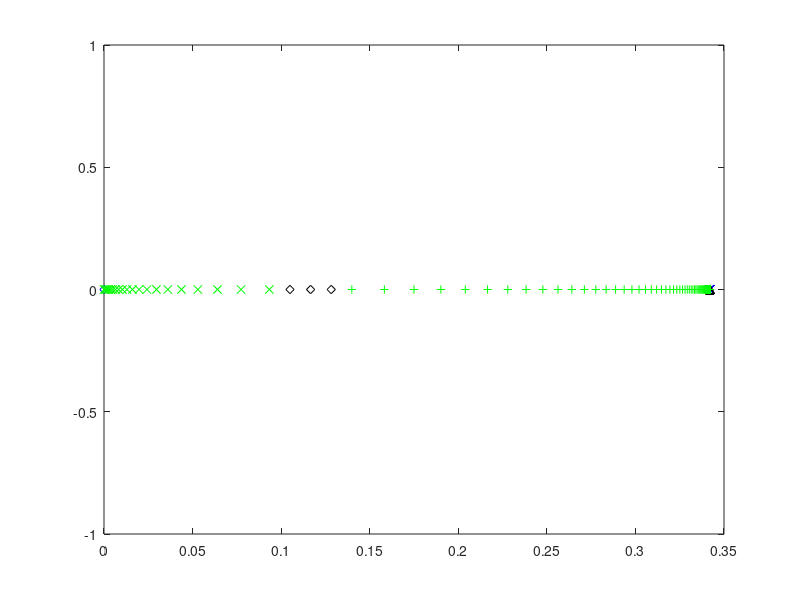
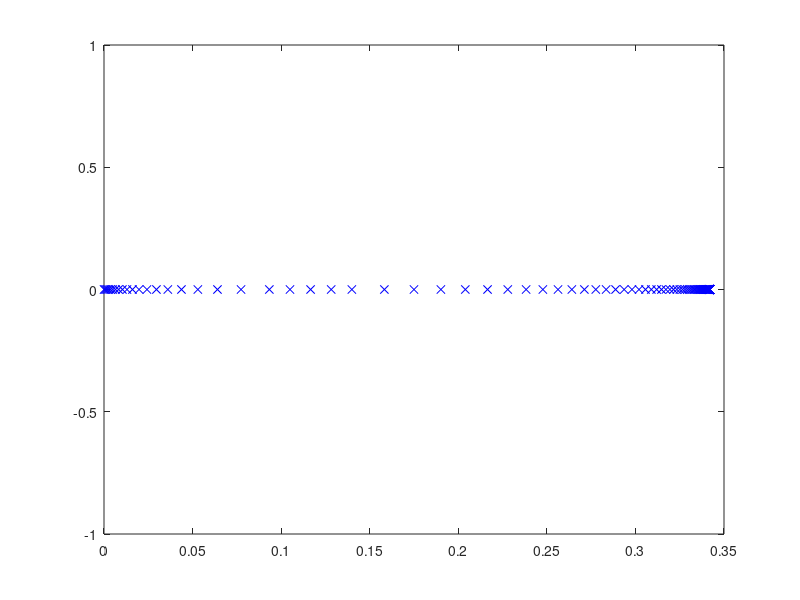

Source code (MATLAB) for these figures, in order: (Note: this script raises an error after producing the figures.)
close all
clear
clc
 
% Dimensional fluid constants (tin as leaves cartridge) for NS
g_dim = 9.8; %m/s^2
save('g_dim.mat','g_dim') 
rho_dim = 1000; %kg/m^3
save('rho_dim.mat','rho_dim') 
nu_dim = 1E-6; %m^2/s
save('nu_dim.mat','nu_dim') 
sigma_1e_dim = 72.86E-3;%Kg/s^2 (i.e. N/m)
save('sigma_1e_dim.mat','sigma_1e_dim')
R = .5E-6; %droplet radius

%equilibrium contact angle
theta_c_eq = 60*pi/180;
save('theta_c_eq.mat','theta_c_eq')

% width of the interfacial phase in metres (recommended 
%value is 1E-9)
width_dim = 1E-9; 
save('width_dim.mat','width_dim')

%Data for initial configuration of the simulation 
theta_c_ini = 160*pi/180; %radians 
save('theta_c_ini.mat','theta_c_ini')

%factor by which we devide the minimum lengthof the mesh that was
%recommended by James
factor = 2^10;

%spine feet parameters
%this part here sets the number and spacing of the spines closer to the
%contact line. In this region, each odd-numbered spine has one more 
%element to its right than to its left
spine_factor_r =  1.07;%1.15;%;%needs to be slightly bigger than 1     1.05;%
save('spine_factor_r.mat','spine_factor_r')
n_spines_r = 15;% 5;% must be an odd number          5;%
save('n_spines_r.mat','n_spines_r')

spine_factor_mr = 1.07;%                   2;%   
save('spine_factor_mr.mat','spine_factor_mr')
n_spines_mr = 21;% 5;% must be an odd number        
save('n_spines_mr.mat','n_spines_mr')

%This part defines the number of spines and their separation for the
%following section of the domain. Spines can be more separated here as we 
%do not need such a high resultion furhter away from the contact line
spine_factor_m = 1.1;%                   2;%   
save('spine_factor_m.mat','spine_factor_m')
n_spines_m = 105;% 5;% must be an odd number        
save('n_spines_m.mat','n_spines_m') 

%The following part sets the number and spacing of the spines near the
%inflow boundary. An intermediate section between this one and the last one
%constructed is then created using uniform spacing
l_min_l = 5E-4 ;% 1E-2;%               .01;%
spine_factor_l = 1.2;% 1.11;% this needs to be slightly bigger than 1, James' value = 1.07
save('spine_factor_l.mat','spine_factor_l')
n_spines_l = 21;% 5;% must be an odd number        5;% 
save('n_spines_l.mat','n_spines_l')

%number of singular elements at the contact line
n_el_sing = 3;
save('n_el_sing.mat','n_el_sing')

%% IFM coefficients for the free-surface
%Beta for liquid-gas interface (this
%could have a coefficient in front, but we take it to be one)
beta_g_dim = rho_dim*nu_dim/width_dim;
save('beta_g_dim.mat','beta_g_dim')
%Alpha coefficient for liquid-gas interface (this could also
%have a coefficient in front but we also take it to be one, 
%making it the inverse of the beta_g constant)
alpha_g_dim = width_dim/(rho_dim*nu_dim); 
save('alpha_g_dim.mat','alpha_g_dim')
%Surface density at which surface tension is zero 
%(this is taken as the volume density times the width of the 
%surface phase)
rhos_0_dim = rho_dim*width_dim; 
save('rhos_0_dim.mat','rhos_0_dim')
%Equilibrium surface density of liquid-gas 
%interface
rhos1_e_dim = 0.6*rhos_0_dim; 
save('rhos1_e_dim.mat','rhos1_e_dim')
%Proportionality constant for the state equation for surface 
%tension as a function of density on the liquid-gas 
%interface
gamma_g_dim = sigma_1e_dim/(rhos_0_dim-rhos1_e_dim);
save('gamma_g_dim.mat','gamma_g_dim')
%relaxation time of surface 1 in seconds
tau_g_dim = 0*rho_dim*nu_dim*7E-6;
save('tau_g_dim.mat','tau_g_dim')

%solid-gas surface tension
sigma_gs = 0;

%IFM coefficients for the liquid-solid interface
%constant in front of the state equation for the liquid-solid
%surface
gamma_s_dim = gamma_g_dim;
save('gamma_s_dim.mat','gamma_s_dim')
%Equilibrium surface tension for the liqud-solid interface
%(this is a function of other paremeter that we have already
%chosen)
sigma_2e_dim = -sigma_1e_dim*cos(theta_c_eq)+sigma_gs;
save('sigma_2e_dim.mat','sigma_2e_dim')
%equilibrium surface density for liquid-solid surface
%(chosen so as to have a 30 degree static contact angle)
rhos2_e_dim = rhos_0_dim - sigma_2e_dim/gamma_s_dim; 
save('rhos2_e_dim.mat','rhos2_e_dim')
%Beta navier slip
beta_ns_dim = rho_dim*nu_dim/width_dim;   
save('beta_ns_dim.mat','beta_ns_dim')
%alpha coefficient for the solid-liquid interface
alpha_s_dim = alpha_g_dim; 
save('alpha_s_dim.mat','alpha_s_dim')
%relaxation time for the liquid-solid interface
tau_s_dim = rho_dim*nu_dim*7E-6;
save('tau_s_dim.mat','tau_s_dim')

%Unit height 
L_dim = R
save('L_dim.mat','L_dim') 

%Unit speed
U_dim = sigma_1e_dim/(rho_dim*nu_dim) %i.e. Ca = 1
% U_dim = .01 %m/s
save('U_dim.mat','U_dim')

%Unit time (capillary time based on unit length)
T_dim = L_dim/U_dim 
save('T_dim.mat','T_dim')

%Unit of pressure 
P_dim = rho_dim*nu_dim*U_dim/L_dim;
save('P_dim.mat','P_dim')

%Dimensionless numbers for the bulk equations
Re =  U_dim*L_dim/nu_dim %Reynolds number
save('Re.mat','Re')
St = 0 %g_dim*L_dim^2/(nu_dim*U_dim); %Stokes number
save('St.mat','St')
Ca = rho_dim*nu_dim*U_dim/sigma_1e_dim %Capillary number
save('Ca.mat','Ca')

%Dimensionless numbers for the liquid-gas IFM
%dimensionless beta coefficient for the gas interface
Bg = beta_g_dim*U_dim*L_dim/sigma_1e_dim
save('Bg.mat','Bg')
%dimensionless alpha coefficient for the gas interface
Eg = alpha_g_dim*sigma_1e_dim/(U_dim*L_dim)
save('Eg.mat','Eg')
%Dimensionless constant for the state equation on
%the liquid-gas interface
Cg = gamma_g_dim*rhos_0_dim/sigma_1e_dim
save('Cg.mat','Cg')
%dimensionless equilibrium density
Dg = rhos1_e_dim/rhos_0_dim
save('Dg.mat','Dg')
%Dimensionless relaxation time
Tg = tau_g_dim*U_dim/L_dim
save('Tg.mat','Tg')
%ratio of interface width to typical length
Lg = (Tg~=0)*width_dim/L_dim
save('Lg.mat','Lg')

%Dimensionless numbers for liquid-gas IFM
%dimensionless beta coefficient for the gas interface
Be = beta_ns_dim*L_dim/(rho_dim*nu_dim)
save('Be.mat','Be')
%dimensionless alpha coefficient for the solid-liquid 
%interface
Es = alpha_s_dim*sigma_1e_dim/(U_dim*L_dim)
save('Es.mat','Es')
%dimensionless coefficient of the state equation for the
%liquid-solid interface
Cs = gamma_s_dim*rhos_0_dim/sigma_1e_dim
save('Cs.mat','Cs')
%dimensionless equilibrium density
Ds = rhos2_e_dim/rhos_0_dim
save('Ds.mat','Ds')
%Dimensionless relaxation time for solid-liquid interface
Ts = tau_s_dim*U_dim/L_dim
save('Ts.mat','Ts')
%ratio of interface width to typical length
Ls = (Ts~=0)*width_dim/L_dim;
save('Ls.mat','Ls')

%Contact line dimensionless numbers
So = sigma_gs/sigma_1e_dim
save('So.mat','So')

%z-traslation for the centre of the sphere
trans_z = cos(pi-theta_c_ini);

%distance from origin to apex
h_0 = 1+trans_z;

%initial distance from origin to focus
f = sin(pi-theta_c_ini); %based on the shape of a parabola

%Required mesh resolution
l_min = min([5/(100*Bg) 1/Be  Ts*Ca/10])/(factor );% .05;% following J&Y IJFNMF 2012 

tol_spine_ang = 1E-12; %this is just a numerical parameter to define 
%convergence of the spine lentgh's initial guess

%% Creating spine feet

spine_feet = zeros(1,n_spines_r+n_spines_m-1);
spine_feet(1) = f;
spine_feet(2) = f-l_min;
spine_feet(3) = f-l_min*(1+spine_factor_r);
for ii = 4:n_spines_r
    spine_feet(ii) = spine_feet(ii-1) ...
                     - spine_factor_r*(spine_feet(ii-2) ...
                                       - spine_feet(ii-1));
end
figure
plot(spine_feet(1:n_spines_r),zeros(1,n_spines_r),'xb')
hold on
for ii = n_spines_r+1:n_spines_r+n_spines_mr-1
    spine_feet(ii) = spine_feet(ii-1) ...
                     - spine_factor_mr*(spine_feet(ii-2) ...
                                       - spine_feet(ii-1));
end
plot(spine_feet(n_spines_r+1:n_spines_r+n_spines_mr-1),zeros(1,n_spines_mr-1),'^k')
for ii = n_spines_r+n_spines_mr:n_spines_r+n_spines_mr+n_spines_m-2
    spine_feet(ii) = spine_feet(ii-1) ...
                     - spine_factor_m*(spine_feet(ii-2) ...
                                       - spine_feet(ii-1));
end
plot(spine_feet(n_spines_r+n_spines_mr:n_spines_r+n_spines_mr+n_spines_m-2),zeros(1,n_spines_m-1),'+g')
plot(0,0,'db')
%pause
%constructing the spine feet on the left end
spines_feet_left_end = zeros(1,n_spines_l);
spines_feet_left_end(end) = 0;
spines_feet_left_end(end-1) = 0 + l_min_l;
for ii = 2:n_spines_l-1
    spines_feet_left_end(end-ii) = spines_feet_left_end(end-ii+1) ...
                                   + spine_factor_l ...
                                     *(spines_feet_left_end(end-ii+1) ...
                                       - spines_feet_left_end(end-ii+2));
end
plot(spines_feet_left_end,zeros(1,n_spines_l),'xg')
% pause
left_width = spines_feet_left_end(1)-spines_feet_left_end(2);
right_width = spine_feet(end-1)-spine_feet(end);
av_width = (left_width+right_width)/2;
n_inter = ceil((spine_feet(end)-spines_feet_left_end(1))/av_width);
if mod(n_inter,2) ~= 0
    n_inter = n_inter+1;
end
width = (spine_feet(end)-spines_feet_left_end(1))/n_inter;
spine_feet = [spine_feet,zeros(1,n_inter-1)];
for ii = 0:n_inter-2
    spine_feet(end-ii) = spines_feet_left_end(1)+(ii+1)*width;
end
plot(spine_feet(end-n_inter+2:end),zeros(1,n_inter-1),'dk')
%pause
%Joining everything
spine_feet = [spine_feet,spines_feet_left_end];
n_spines = length(spine_feet);
save('n_spines.mat','n_spines')
close all
figure
plot(spine_feet,zeros(size(spine_feet)),'xb');

save('spine_feet.mat','spine_feet')
spine_feet_locator = spine_feet/f;
save('spine_feet_locator.mat','spine_feet_locator')

%Chi value for each spine
%This is the coordinate of the bipolar system that corresponds to the
%circle that passes through each spine feet
chi_spines = zeros(1,n_spines);
chi_spines(1) = Inf;
chi_spines(end) = 0;
for ii = 2:n_spines-1
    fun = @(chi) foot_of_chi(chi,f)-spine_feet(ii);
    chi_spines(ii) = fzero(fun,5);
end

%The radius of each spine (from the third spine on) is determined by its
%chi coordinate
R_spines = zeros(1,n_spines);
%we force the second spine to have its centre at the contact line. This is
%so that we can enforce the condition lim_{r\to 0} \partial_{\theta}p = 0,
%by equating the pressure values on the two points of this spine as done in
%S&S CMAME 2011
R_spines(2) = abs(spine_feet(1)-spine_feet(2));
R_spines(3) = abs(spine_feet(1)-spine_feet(3));
R_spines(end) = inf;
for ii = 4:n_spines-1
    R_spines(ii) = f/sinh(chi_spines(ii));
end
save('R_spines.mat','R_spines')
 
%spine length vector intial form
spine_lengths_ini = zeros(n_spines,1);
spine_lengths_ini(1) = f; %this spine is always zero, so we just store f here
spine_lengths_ini(end) = h_0;
%Here we determine the length of each spine (so as to match the initial
%guess for our surface profile)
for ii = 2:n_spines-1
    %We use the bisection method on the angle that each spine defines
    %with a tolerance pre-defined above to assess whet
    theta_l = 0;
%     if ii < 80
        theta_u = 1.01*theta_c_ini;
%     else
%         theta_u = asin(2/R_spines(ii));
%     end
    x_l = spine_feet(ii) + (1-cos(theta_l))*R_spines(ii);
    y_l = sin(theta_l)*R_spines(ii);
    %function f is positive outside the curve that defines the initial
    %surface profile (a circle) and negative inside it 
    f_l = x_l^2+(y_l-cos(pi-theta_c_ini))^2-1;
    x_u = spine_feet(ii) + (1-cos(theta_u))*R_spines(ii);
    y_u = sin(theta_u)*R_spines(ii);
    f_u = x_u^2+(y_u-cos(pi-theta_c_ini))^2-1;
    if f_l*f_u > 0
         disp('warning: wrong initialisation of bisection method') 
         pause
    end
    while theta_u-theta_l > tol_spine_ang
        theta_m = (theta_l + theta_u)/2;
        x_m = spine_feet(ii) + (1-cos(theta_m))*R_spines(ii);
        y_m = sin(theta_m)*R_spines(ii);
        f_m = x_m^2+(y_m-cos(pi-theta_c_ini))^2-1;
        if f_l*f_m > 0
            theta_l = theta_m;
            f_l = f_m;
        elseif f_l*f_m < 0
            theta_u = theta_m;
            f_u = f_m;
        else
            f_l = f_m;
            f_u = f_m;
            theta_l = theta_m;
            theta_u = theta_m;
        end
    end
    spine_lengths_ini(ii) = theta_m*R_spines(ii);
end
save('spine_lengths_ini.mat','spine_lengths_ini')

%% Creating nodes

%%Finding total number of global nodes 

%First, we need to decide on which spines we will have an increasing number
%of nodes and on which we will have a fixed number of nodes
%The code is set-up so that the first spines have an increasing number of
%nodes. More specifically, from the 4th spine on (including the 4th spine)
%each spine has one more velocity node that the previous spine, and this
%behaviour goes on until spine number n_spines_incr, defined below. The
%code is set up so that n_spines_incr can be any odd number between
%n_spines_r and n_spines_r+n_spines_mr-1
n_spines_incr = n_spines_r;%+n_spines_mr-1;
save('n_spines_incr.mat','n_spines_incr')

n_spines_const = n_spines-n_spines_incr;
save('n_spines_const.mat','n_spines_const')

n_nodes_const_per_spine = 2*n_el_sing + n_spines_incr - 2; %number of nodes 
%in each of the spines with constant nodes
save('n_nodes_const_per_spine.mat','n_nodes_const_per_spine')

%Sum of the number in the first spine (1), plus an arithmetic progression 
%plus a constant times the number of spines with a fixed number of nodes on
%them
n_v_incr = 2 + n_el_sing ...
           + (2*n_el_sing + 1 + 2*n_el_sing + n_spines_incr - 2) ...
             *(n_spines_incr-2)/2;
save('n_v_incr.mat','n_v_incr')

n_v = n_v_incr ...
      + n_nodes_const_per_spine*n_spines_const;
save('n_v.mat','n_v')

%nodes (i.e. matrix containing the (r,z) coordinates of all nodes where 
%each column is a node and they are listed in order)
Nodes_rz = zeros(n_v,2);
Nodes_rz(1,:) = [f ,0]; 
alpha_s = zeros(n_v,1); %This vector contains the data on how far along its
%spine the node is
Nodes_rz(2,1) = spine_feet(2);
Nodes_rz(2,2) = 0;
for kk = 3:n_el_sing+2
    alpha_s(kk) = (kk-2)/n_el_sing;
    %angle in the constant chi circle for each node 
    %(arc length over radius)
    theta = alpha_s(kk)*spine_lengths_ini(2)/R_spines(2);
    %x of the node is the foot of the spine plus the circle's radius 
    %minus (radius*cos(theta))
    Nodes_rz(kk,1) = spine_feet(2) + R_spines(2)*(1-cos(theta));
    Nodes_rz(kk,2) = R_spines(2)*sin(theta);
end
for ii = 3:n_spines_incr
    kk = kk+1;
    Nodes_rz(kk,1) = spine_feet(ii);
    Nodes_rz(kk,2) = 0;
    for jj = 2:2*n_el_sing+ii-2
        kk = kk+1;
        alpha_s(kk) = (jj-1)/(2*n_el_sing+ii-3);
        %angle in the constant chi circle for each node 
        %(arc length over radius)
        theta = alpha_s(kk)*spine_lengths_ini(ii)/R_spines(ii); 
        %x of the node is the foot of the spine plus the circle's radius 
        %minus (radius*cos(theta))
        Nodes_rz(kk,1) = spine_feet(ii) + R_spines(ii)*(1-cos(theta));
        Nodes_rz(kk,2) = R_spines(ii)*sin(theta);
    end
end
for ii = n_spines_incr+1:n_spines-1
    kk = kk+1;
    Nodes_rz(kk,1) = spine_feet(ii);
    Nodes_rz(kk,2) = 0;
    for jj = 2:n_nodes_const_per_spine
        kk = kk+1;
        alpha_s(kk) = (jj-1)/(n_nodes_const_per_spine-1);
        %angle in the constant chi circle for each node 
        %(arc length over radius)
        theta = alpha_s(kk)*spine_lengths_ini(ii)/R_spines(ii); 
        %x of the node is the foot of the spine plus the circle's radius 
        %minus the radius cos(theta)
        Nodes_rz(kk,1) = spine_feet(ii) + R_spines(ii)*(1-cos(theta));
        Nodes_rz(kk,2) = R_spines(ii)*sin(theta);
    end
end
for ii = n_v-n_nodes_const_per_spine+1:n_v 
    alpha_s(ii) = (ii-(n_v-n_nodes_const_per_spine+1)) ...
                  /(n_nodes_const_per_spine-1);
end 
save('alpha_s.mat','alpha_s')
Nodes_rz(end-n_nodes_const_per_spine+1:end,1) = zeros(1,n_nodes_const_per_spine);
Nodes_rz(end-n_nodes_const_per_spine+1:end,2) = 0:h_0/(n_nodes_const_per_spine-1):h_0;
save('Nodes_rz.mat','Nodes_rz')
 


n_v %#ok
%pause
close all
%Nodes
figure
plot(Nodes_rz(:,1),Nodes_rz(:,2),'x')
axis equal

%Spine feet and tip node numbers
spine_feet_nodes = ones(1,n_spines);
spine_tip_nodes = ones(1,n_spines);
spine_feet_nodes(2) = 2;
spine_tip_nodes(2) = 2 + n_el_sing;
for ii = 3:n_spines_incr
    spine_feet_nodes(ii) = spine_tip_nodes(ii-1)+1;
    spine_tip_nodes(ii) = 2 + n_el_sing ...
                          + (2*n_el_sing + 1 + 2*n_el_sing + ii - 2) ...
                            *(ii-2)/2;
end
%the spines in the region where spines have a fixed number of nodes.
for ii = n_spines_incr+1:n_spines
    spine_feet_nodes(ii) = spine_tip_nodes(ii-1)+1;
    spine_tip_nodes(ii) = spine_tip_nodes(ii-1) + n_nodes_const_per_spine;
end
save('spine_feet_nodes.mat','spine_feet_nodes')
save('spine_tip_nodes.mat','spine_tip_nodes')



